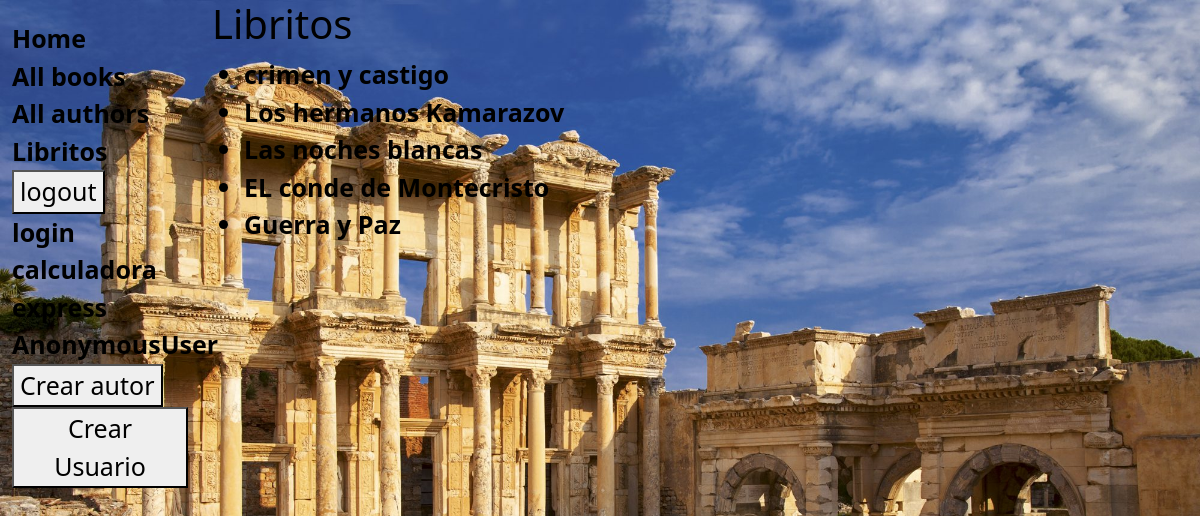
The app's page /catalog/libritos/, older data.
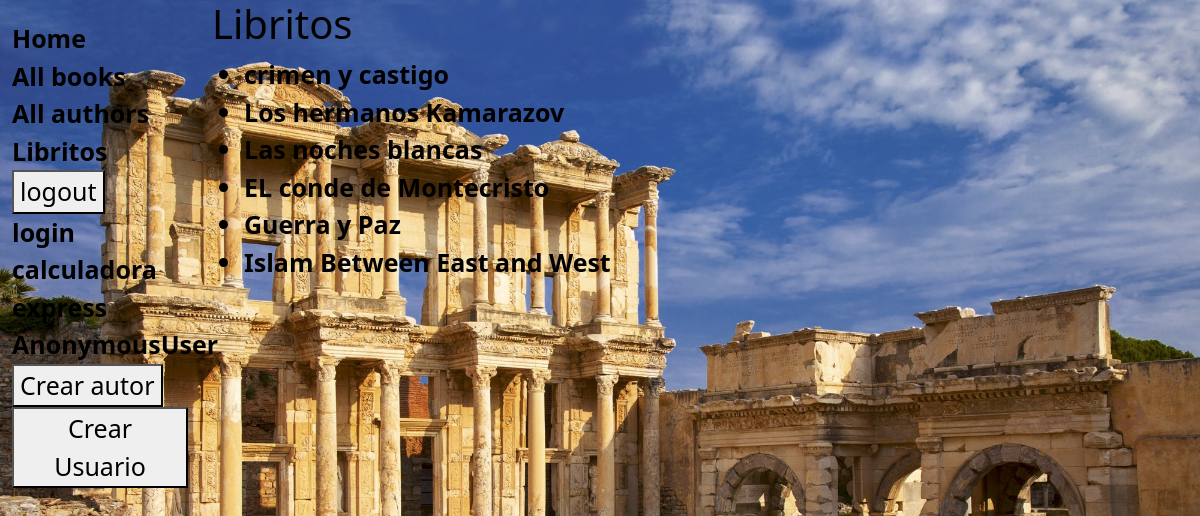
The same page, newer data.
### catalog/models.py (models this page shows, shortened)
class Book(models.Model):
    title = models.CharField(max_length=200)
    lenguaje  = models.ForeignKey('Lenguaje', on_delete=models.CASCADE,null=True)
    author = models.ForeignKey('Author', on_delete=models.SET_NULL, null=True)
    summary = models.TextField(max_length=1000, help_text="Ingrese una breve descripción del libro")
    isbn = models.CharField('ISBN',max_length=13, help_text='13 Caracteres <a href="https://www.isbn-international.org/content/what-isbn">ISBN number</a>')
    portada = models.ImageField(upload_to='libros/portadas/', null=True, blank=True)
    genre = models.ManyToManyField(Genre, help_text="Seleccione un genero para este libro")
    def get_absolute_url(self):
        return reverse('book-detail', args=[str(self.id)])
    def display_genre(self):
        """Create a string for the Genre. This is required to display genre in Admin."""
        return ', '.join(genre.name for genre in self.genre.all()[:3])
    display_genre.short_description = 'Genre'

### catalog/views.py (the view)
# urls.py: path('libritos/', views.ListarLibros,name="ListarLibros"),
def ListarLibros(request):
    numLibros =  Book.objects.all()
    context = {
	'numlibros':numLibros
    }
    return render(request,'libros.html' , context)

### catalog/templates/libros.html
{% extends "base_generic.html" %}
{% block content %}
  <h1>Libritos</h1>
  {% if  numlibros%}
  <ul>
    {% for book in numlibros %}
    <li>
      <a href="{{ book.get_absolute_url }} ">{{ book.title }}</a>
    </li>
    {% endfor %}
  </ul>
  {% else %}
    <p>No hay libros en la biblioteca.</p>
  {% endif %}
{% endblock %}

Row changes from the older to the newer data that the page shows:
added Book: title "Islam Between East and West"
